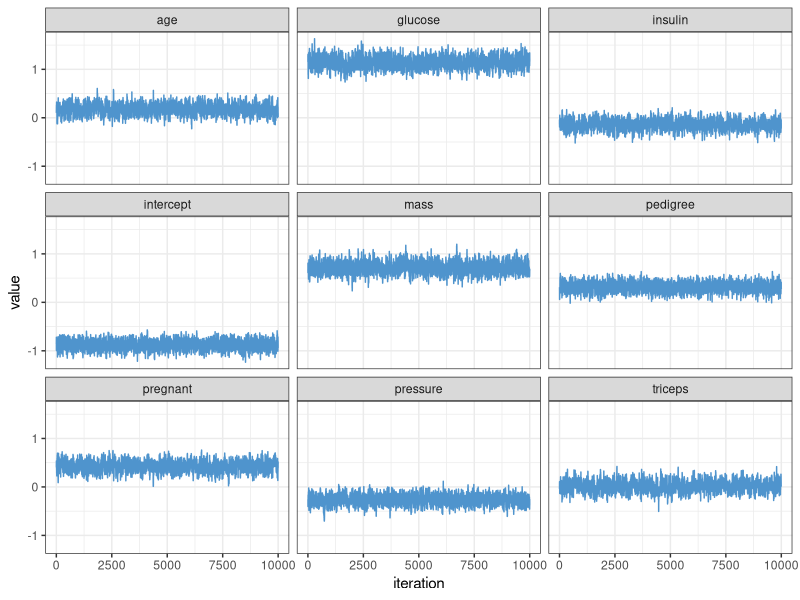
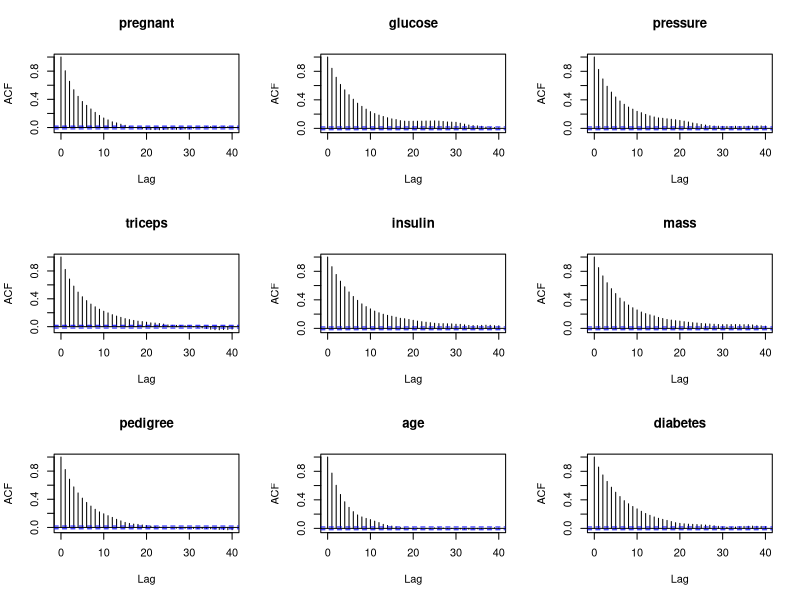
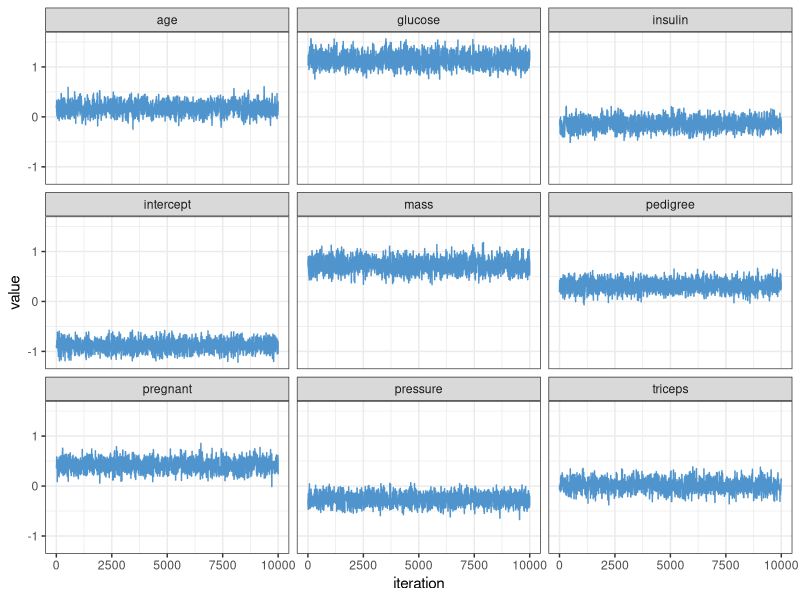
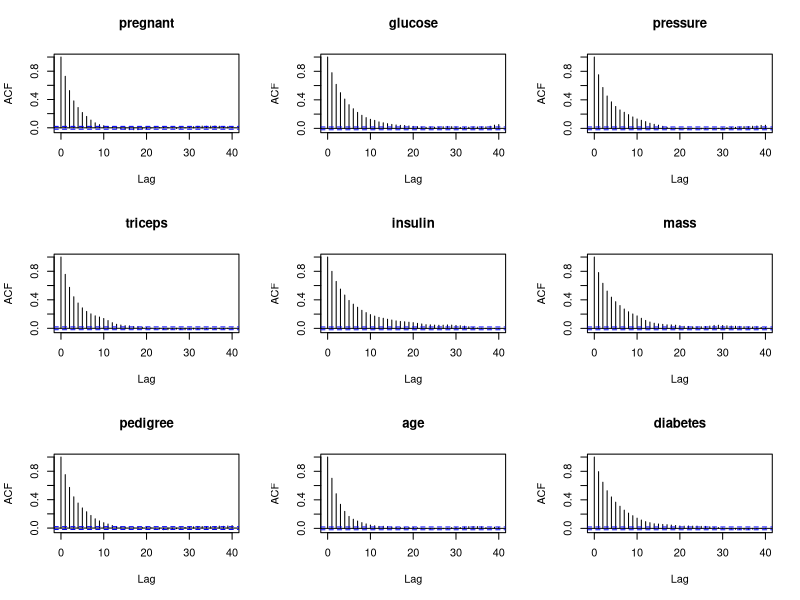
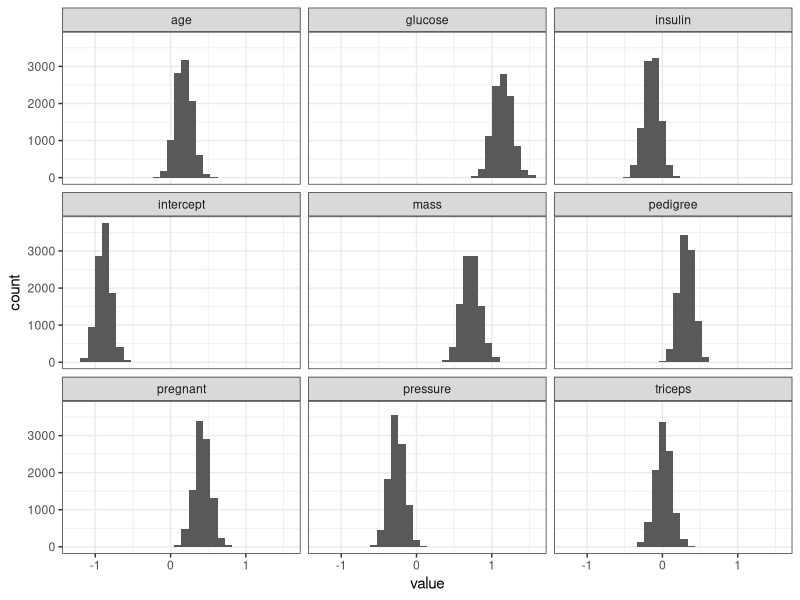
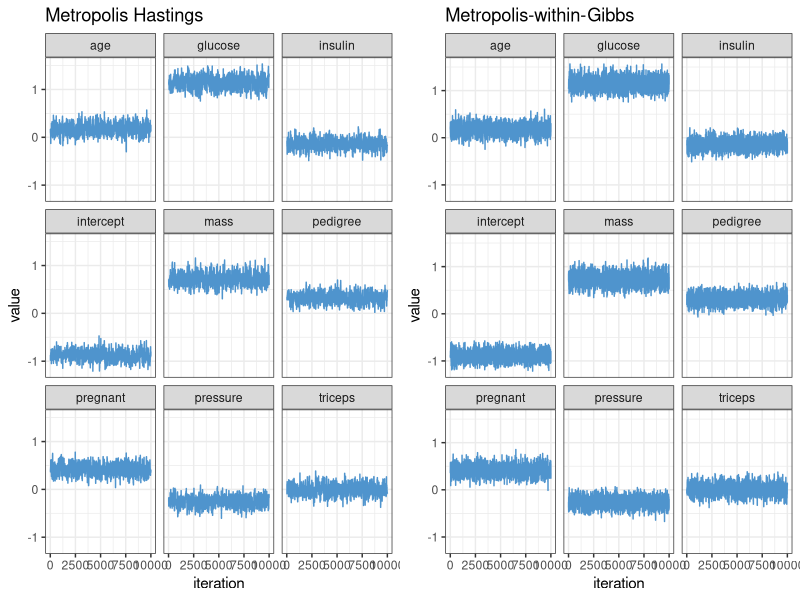
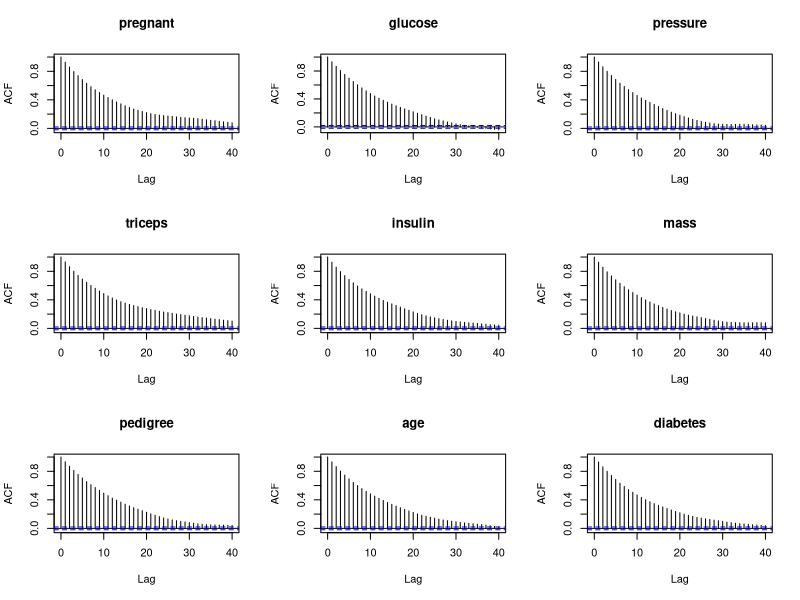
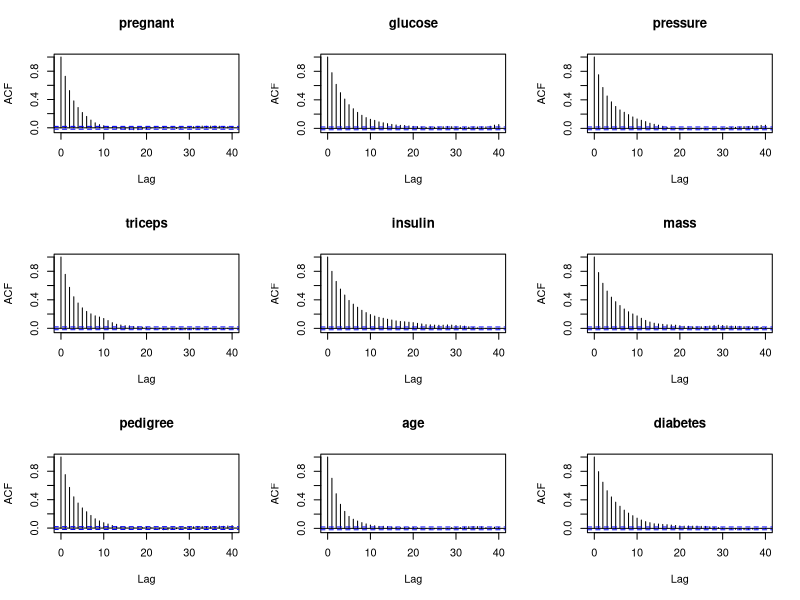

These figures' R source, in order:
## ---- chunk 1
library(ggplot2)
theme_set(theme_bw())
knitr::opts_chunk$set(echo = TRUE)
## ---- chunk 2
library(mlbench)
data("PimaIndiansDiabetes")
head(PimaIndiansDiabetes)
## ---- chunk 3
data <- PimaIndiansDiabetes
y <- as.numeric((data$diabetes))-1
X <- scale(data[,1:8])
## ---- chunk 4
fit <- glm(y ~ X, family = "binomial")
z_0 <- fit$coefficients
Sigma_n <- summary(fit)$cov.scaled
## ---- chunk 5
proposal <- function(z, i, sigma){
  var <- sigma[i,i] - sigma[i,-i] %*% solve(sigma[-i,-i]) %*% sigma[-i,i]
  z_i <- rnorm(1, z[i], sqrt(var))
  return(z_i)
}
## ---- chunk 6
library(mvtnorm)
post_likelihood <- function(par, X, y){
  
  alpha <- par[1]
  beta <- par[2:9]
  p <- 1 - 1 / (1 + exp(alpha + beta%*%t(X)))
  l_likelihood <- sum(dbinom(y, size=1, prob=p, log=TRUE))

  return(l_likelihood)
}
## ---- chunk 7
logistic_MwG <- function(z_0, c, sigma_n, tmax, X, y){
  zs <- matrix(NA, nrow =tmax, ncol = length(z_0))
  z_current <- z_0
  z_current_ll <- post_likelihood(z_current, X,y)
  sigma_prime <- c * sigma_n 
  accepted <- numeric(length(z_0))
  
  
  for (t in 1:tmax){
    for (i in 1:9){
      z_new <- z_current
      z_new[i] <- proposal(z_current, i, sigma_prime)
      z_new_ll <- post_likelihood(z_new, X, y)
      alpha <- exp(z_new_ll - z_current_ll)
      if (runif(1) < min(1, alpha)){
        z_current[i] <- z_new[i]
        z_current_ll <- z_new_ll
        accepted[i] <- accepted[i] +1
      }
      zs[t,] <- z_current
    }
    
  }
  return(list(zs = zs, acceptance_rate = accepted/tmax))
}
## ---- chunk 8
mwg<- logistic_MwG(z_0, 1, Sigma_n, 10000, X, y)
mwg$acceptance_rate
## ---- chunk 9
library(dplyr)
library(tidyr)
library(ggplot2)

colnames(mwg$zs) <- c("intercept", colnames(data)[1:8])
zs_plot <- mwg$zs %>%
  as_tibble() %>% 
  mutate(iteration = 1:10000) %>%
  pivot_longer(cols = 1:9)

ggplot(zs_plot, aes(iteration, value)) +
  geom_line(colour = "steelblue3") +
  facet_wrap(vars(name))

## ---- chunk 10
par(mfrow = c(3,3))
for (i in 1:9){
  acf(mwg$zs[,i], main = colnames(data)[i])
}
## ---- chunk 11
mwg <- logistic_MwG(z_0, 10, Sigma_n, 10000, X, y)
mwg$acceptance_rate
## ---- chunk 12
mwg <- logistic_MwG(z_0, 20, Sigma_n, 10000, X, y)
mwg$acceptance_rate
## ---- chunk 13
colnames(mwg$zs) <- c("intercept", colnames(data)[1:8])
zs_plot <- mwg$zs %>%
  as_tibble() %>% 
  mutate(iteration = 1:10000) %>%
  pivot_longer(cols = 1:9)

ggplot(zs_plot, aes(iteration, value)) +
  geom_line(colour = "steelblue3") +
  facet_wrap(vars(name))

## ---- chunk 14
par(mfrow = c(3,3))
for (i in 1:9){
  acf(mwg$zs[,i], main = colnames(data)[i])
}
## ---- chunk 15
ggplot(zs_plot, aes(value)) +
  geom_histogram() +
  facet_wrap(vars(name))
## ---- chunk 16
logistic_MH <- function(z_0,c, sigma_n, tmax, X, y){
  zs <- matrix(NA, nrow =tmax, ncol = length(z_0))
  z_current <- z_0
  z_current_ll <- post_likelihood(z_current, X,y)
  sigma_prime <- c * sigma_n 
  accepted <- 0
  for (i in 1:tmax){
    z_new <- rmvnorm(1, z_current, sigma_prime)
    z_new_ll <- post_likelihood(z_new, X, y)
    alpha <- z_new_ll- z_current_ll
    if (runif(1) < min(1,exp(alpha))){
      
      z_current <- z_new
      z_current_ll <- z_new_ll
      accepted <- accepted + 1
      
    }
    zs[i,] <- z_current
  }
  return(list(zs = zs, acceptance_rate = accepted/tmax))
}
## ---- chunk 17
library(gridExtra)
mh<- logistic_MH(z_0, 0.75, Sigma_n, 10000, X, y)

colnames(mh$zs) <- c("intercept", colnames(data)[1:8])
mh_zs_plot <- mh$zs %>%
  as_tibble() %>% 
  mutate(iteration = 1:10000) %>%
  pivot_longer(cols = 1:9)

mh_mix <- ggplot(mh_zs_plot, aes(iteration, value)) +
  geom_line(colour = "steelblue3") +
  facet_wrap(vars(name)) +
  labs(title = "Metropolis Hastings")

mwg_mix <- ggplot(zs_plot, aes(iteration, value)) +
  geom_line(colour = "steelblue3") +
  facet_wrap(vars(name)) +
  labs(title = "Metropolis-within-Gibbs")

grid.arrange(mh_mix, mwg_mix, ncol = 2)
## ---- chunk 18
par(mfrow = c(3,3))
for (i in 1:9){
  acf(mh$zs[,i], main = colnames(data)[i])
}
par(mfrow = c(3,3))
for (i in 1:9){
  acf(mwg$zs[,i], main = colnames(data)[i])
}
